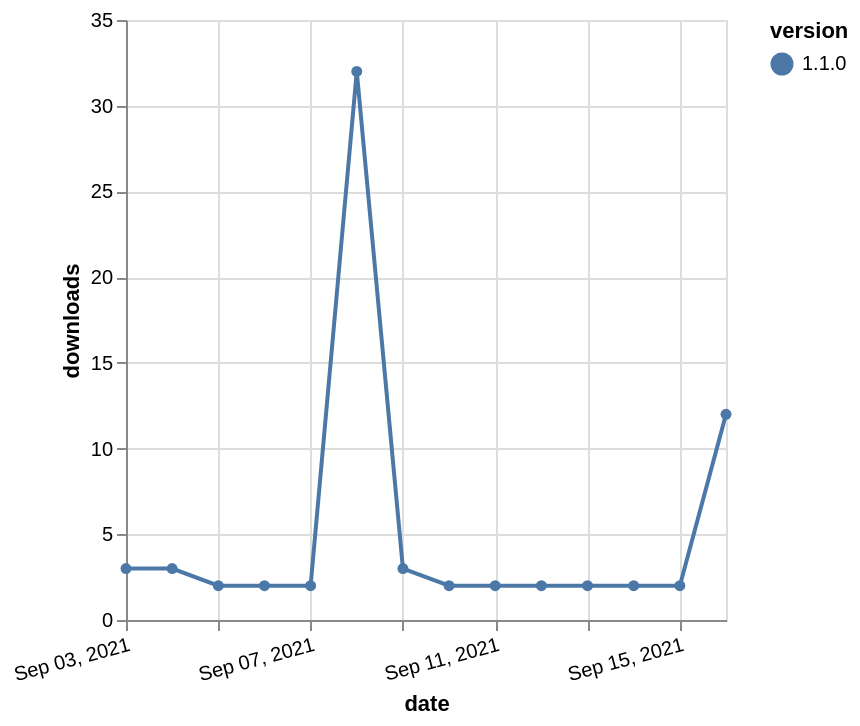

Write a Vega-Lite specification for this figure.
### Vega-Lite specification from a JSON file in a GitHub repository (floating-point values rounded to 4 significant figures)
{"$schema": "https://vega.github.io/schema/vega-lite/v5.json", "description": "A simple bar chart with embedded data.", "data": {"values": [{"date": "2021-09-03", "total": 6590, "delta": 3, "version": "1.1.0"}, {"date": "2021-09-04", "total": 6593, "delta": 3, "version": "1.1.0"}, {"date": "2021-09-05", "total": 6595, "delta": 2, "version": "1.1.0"}, {"date": "2021-09-06", "total": 6597, "delta": 2, "version": "1.1.0"}, {"date": "2021-09-07", "total": 6599, "delta": 2, "version": "1.1.0"}, {"date": "2021-09-08", "total": 6631, "delta": 32, "version": "1.1.0"}, {"date": "2021-09-09", "total": 6634, "delta": 3, "version": "1.1.0"}, {"date": "2021-09-10", "total": 6636, "delta": 2, "version": "1.1.0"}, {"date": "2021-09-11", "total": 6638, "delta": 2, "version": "1.1.0"}, {"date": "2021-09-12", "total": 6640, "delta": 2, "version": "1.1.0"}, {"date": "2021-09-13", "total": 6642, "delta": 2, "version": "1.1.0"}, {"date": "2021-09-14", "total": 6644, "delta": 2, "version": "1.1.0"}, {"date": "2021-09-15", "total": 6646, "delta": 2, "version": "1.1.0"}, {"date": "2021-09-16", "total": 6658, "delta": 12, "version": "1.1.0"}]}, "width": "container", "mark": {"type": "line", "point": {"filled": true}}, "encoding": {"x": {"field": "date", "type": "temporal", "timeUnit": "yearmonthdate", "title": "date", "axis": {"labelAngle": -15}}, "y": {"field": "delta", "type": "quantitative", "title": "downloads"}, "color": {"field": "version", "type": "nominal"}, "tooltip": {"field": "delta"}}}
